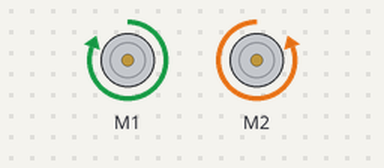
Simulated run of this program. Board: Raspberry Pi (BCM pin numbers) with an Explorer HAT. On the bench: 2 × DC motor (green arrow = forward, orange = backward, longer = faster). Motors are numbered in the order the program creates them (left before right in a Robot). At 20.0 s the program stops and its outputs stay as they are.

Above: at 0.1 s.
At 10.1 s:
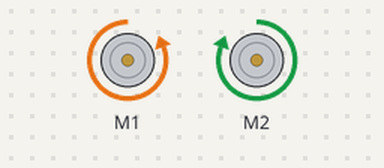
At 20.1 s:
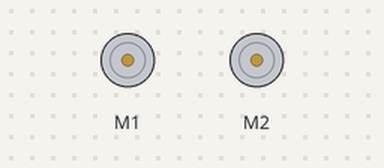
Timing chart, 0 to 21.5 s (numbered marks = the images above):
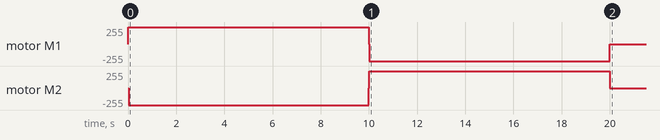

Measured:
- by itself, motor M1: stopped → forward 255/255 at 0.02 s, → backward 255/255 10.0 s later, → stopped 10.0 s later
- by itself, motor M2: stopped → backward 255/255 at 0.02 s, → forward 255/255 10.0 s later, → stopped 10.0 s later

The program:

MotorExample.py
```python
import explorerhat as eh
from time import sleep

eh.motor.one.forward(100)
eh.motor.two.backward(100)

sleep(10)

eh.motor.one.stop()
eh.motor.two.stop()

eh.motor.one.backward(100)
eh.motor.two.forward(100)

sleep(10)

eh.motor.one.stop()
eh.motor.two.stop()
```
